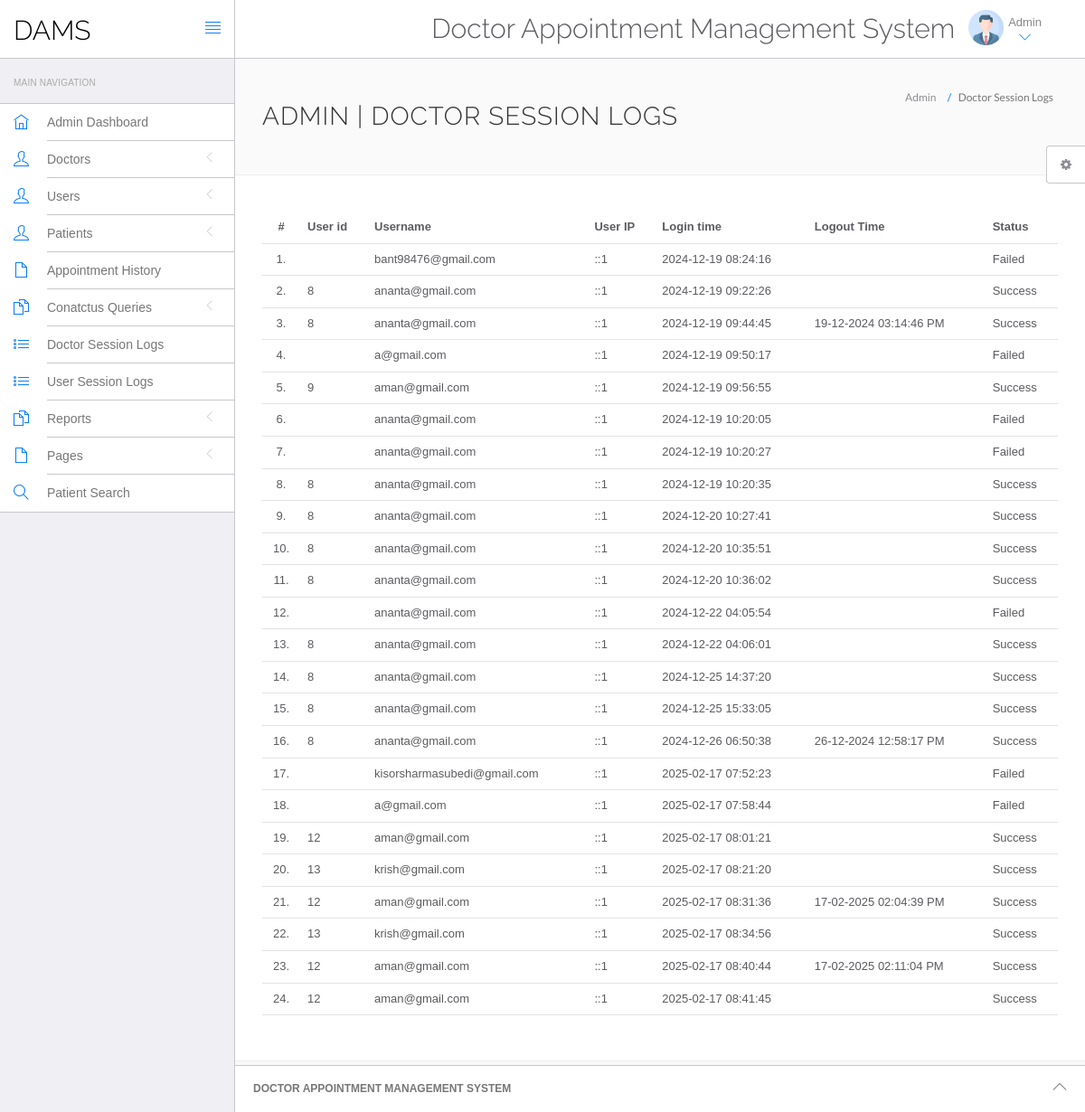
Screenshot of /dams/admin/doctor-logs.php (signed in) with the database file from the repository.
### tables this page shows
CREATE TABLE `doctorslog` (
  `id` int(11) NOT NULL,
  `uid` int(11) DEFAULT NULL,
  `username` varchar(255) DEFAULT NULL,
  `userip` binary(16) DEFAULT NULL,
  `loginTime` timestamp NULL DEFAULT current_timestamp(),
  `logout` varchar(255) DEFAULT NULL,
  `status` int(11) DEFAULT NULL
);

### dams/admin/doctor-logs.php (the view, shortened to what this page needs)
<?php
include('include/config.php');
if(strlen($_SESSION['id']==0)) {
 header('location:logout.php');
  } else{
?>
<!DOCTYPE html>
<html lang="en">
	<head>
		<link rel="stylesheet" href="vendor/bootstrap/css/bootstrap.min.css">
		<link rel="stylesheet" href="vendor/fontawesome/css/font-awesome.min.css">
		<link rel="stylesheet" href="vendor/themify-icons/themify-icons.min.css">
		<link href="vendor/animate.css/animate.min.css" rel="stylesheet" media="screen">
		<link href="vendor/perfect-scrollbar/perfect-scrollbar.min.css" rel="stylesheet" media="screen">
		<link href="vendor/switchery/switchery.min.css" rel="stylesheet" media="screen">
		<link href="vendor/bootstrap-touchspin/jquery.bootstrap-touchspin.min.css" rel="stylesheet" media="screen">
		<link href="vendor/select2/select2.min.css" rel="stylesheet" media="screen">
		<link href="vendor/bootstrap-datepicker/bootstrap-datepicker3.standalone.min.css" rel="stylesheet" media="screen">
		<link href="vendor/bootstrap-timepicker/bootstrap-timepicker.min.css" rel="stylesheet" media="screen">
		<link rel="stylesheet" href="assets/css/styles.css">
		<link rel="stylesheet" href="assets/css/plugins.css">
		<link rel="stylesheet" href="assets/css/themes/theme-1.css" id="skin_color" />
	</head>
	<body>
		<div id="app">
<?php include('include/sidebar.php');?>
			<div class="app-content">
					<?php include('include/header.php');?>
				<div class="main-content" >
					<div class="wrap-content container" id="container">
						<section id="page-title">
							<div class="row">
								<div class="col-sm-8">
									<h1 class="mainTitle">Admin  | Doctor Session Logs</h1>
																	</div>
								<ol class="breadcrumb">
									<li>
										<span>Admin </span>
									</li>
									<li class="active">
										<span>Doctor Session Logs</span>
									</li>
								</ol>
							</div>
						</section>
						<div class="container-fluid container-fullw bg-white">
									<div class="row">
								<div class="col-md-12">
									<table class="table table-hover" id="sample-table-1">
										<thead>
											<tr>
												<th class="center">#</th>
												<th class="hidden-xs">User id</th>
												<th>Username</th>
												<th>User IP</th>
												<th>Login time</th>
												<th>Logout Time </th>
												<th> Status </th>
											</tr>
										</thead>
										<tbody>
<?php
$sql=mysqli_query($con,"select * from doctorslog ");
$cnt=1;
while($row=mysqli_fetch_array($sql))
{
?>
											<tr>
												<td class="center"><?php echo $cnt;?>.</td>
												<td class="hidden-xs"><?php echo $row['uid'];?></td>
												<td class="hidden-xs"><?php echo $row['username'];?></td>
												<td><?php echo $row['userip'];?></td>
												<td><?php echo $row['loginTime'];?></td>
												<td><?php echo $row['logout'];?>
												</td>
												<td>
<?php if($row['status']==1)
{
	echo "Success";
}
else
{
	echo "Failed";
}?>
</td>
											</tr>
											<?php
$cnt=$cnt+1;
											 }?>
										</tbody>
									</table>
								</div>
							</div>
								</div>
					</div>
				</div>
			</div>
	<?php include('include/footer.php');?>
	<?php include('include/setting.php');?>
		</div>
	</body>
</html>
<?php } ?>

### dams/admin/include/sidebar.php (shortened to what this page needs)
<div class="sidebar app-aside" id="sidebar">
				<div class="sidebar-container perfect-scrollbar">
<nav>
						<div class="navbar-title">
							<span>Main Navigation</span>
						</div>
						<ul class="main-navigation-menu">
							<li>
								<a href="dashboard.php">
									<div class="item-content">
										<div class="item-media">
											<i class="ti-home"></i>
										</div>
										<div class="item-inner">
											<span class="title"> Admin Dashboard </span>
										</div>
									</div>
								</a>
							</li>
							<li>
								<a href="javascript:void(0)">
									<div class="item-content">
										<div class="item-media">
											<i class="ti-user"></i>
										</div>
										<div class="item-inner">
											<span class="title"> Doctors </span><i class="icon-arrow"></i>
										</div>
									</div>
								</a>
								</li>
				<li>
								<a href="javascript:void(0)">
									<div class="item-content">
										<div class="item-media">
											<i class="ti-user"></i>
										</div>
										<div class="item-inner">
											<span class="title"> Users </span><i class="icon-arrow"></i>
										</div>
									</div>
								</a>
								</li>
								<li>
								<a href="javascript:void(0)">
									<div class="item-content">
										<div class="item-media">
											<i class="ti-user"></i>
										</div>
										<div class="item-inner">
											<span class="title"> Patients </span><i class="icon-arrow"></i>
										</div>
									</div>
								</a>
								</li>
<li>
								<a href="appointment-history.php">
									<div class="item-content">
										<div class="item-media">
											<i class="ti-file"></i>
										</div>
										<div class="item-inner">
											<span class="title"> Appointment History </span>
										</div>
									</div>
								</a>
							</li>
				<li>
								<a href="javascript:void(0)">
									<div class="item-content">
										<div class="item-media">
											<i class="ti-files"></i>
										</div>
										<div class="item-inner">
											<span class="title"> Conatctus Queries </span><i class="icon-arrow"></i>
										</div>
									</div>
								</a>
								</li>
	<li>
								<a href="doctor-logs.php">
									<div class="item-content">
										<div class="item-media">
											<i class="ti-list"></i>
										</div>
										<div class="item-inner">
											<span class="title"> Doctor Session Logs </span>
										</div>
									</div>
								</a>
							</li>
							<li>
								<a href="user-logs.php">
									<div class="item-content">
										<div class="item-media">
											<i class="ti-list"></i>
										</div>
										<div class="item-inner">
											<span class="title"> User Session Logs </span>
										</div>
									</div>
								</a>
							</li>
				<li>
								<a href="javascript:void(0)">
									<div class="item-content">
										<div class="item-media">
											<i class="ti-files"></i>
										</div>
										<div class="item-inner">
											<span class="title"> Reports </span><i class="icon-arrow"></i>
										</div>
									</div>
								</a>
							</li>
				<li>
								<a href="javascript:void(0)">
									<div class="item-content">
										<div class="item-media">
											<i class="ti-file"></i>
										</div>
										<div class="item-inner">
											<span class="title"> Pages </span><i class="icon-arrow"></i>
										</div>
									</div>
								</a>
							</li>
								<li>
								<a href="patient-search.php">
									<div class="item-content">
										<div class="item-media">
											<i class="ti-search"></i>
										</div>
										<div class="item-inner">
											<span class="title"> Patient Search </span>
										</div>
									</div>
								</a>
							</li>
						</ul>
					</nav>
					</div>
			</div>

### dams/admin/include/header.php (shortened to what this page needs)
<header class="navbar navbar-default navbar-static-top">
					<div class="navbar-header">
						<a class="navbar-brand" href="#">
							<h2 style="padding-top:20%; color:#000 ">DAMS</h2>
						</a>
						<a href="#" class="sidebar-toggler pull-right visible-md visible-lg" data-toggle-class="app-sidebar-closed" data-toggle-target="#app">
							<i class="ti-align-justify"></i>
						</a>
					</div>
					<div class="navbar-collapse collapse">
						<ul class="nav navbar-right">
								<li  style="padding-top:2% ">
								<h2> Doctor Appointment Management System</h2>
							</li>
							<li class="dropdown current-user">
								<a href class="dropdown-toggle" data-toggle="dropdown">
									<img src="assets/images/profile.png" > <span class="username">
			Admin
									<i class="ti-angle-down"></i></i></span>
								</a>
							</li>
						</ul>
					</div>
				</header>

### dams/admin/include/footer.php
<footer>
				<div class="footer-inner">
					<div class="pull-left">
					<span class="text-bold text-uppercase">  Doctor Appointment Management System</span>
					</div>
					<div class="pull-right">
						<span class="go-top"><i class="ti-angle-up"></i></span>
					</div>
				</div>
			</footer>

### dams/admin/include/setting.php (shortened to what this page needs)
<div class="settings panel panel-default hidden-xs hidden-sm" id="settings">
				<button ct-toggle="toggle" data-toggle-class="active" data-toggle-target="#settings" class="btn btn-default">
					<i class="fa fa-spin fa-gear"></i>
				</button>
			</div>

### dams/admin/assets/css/plugins.css (style rules this page uses)
.perfect-scrollbar { overflow-y: hidden !important; }

### dams/admin/assets/css/themes/theme-1.css (style rules this page uses)
body { background: #FAFAFA; }
header .navbar-header { background: #ffffff !important; border-right-color: #c8c7cc !important; border-bottom-color: #c8c7cc !important; }
header .navbar-header .sidebar-toggler, header .navbar-header .sidebar-mobile-toggler { color: #007aff !important; }
header .navbar-header .navbar-brand { color: #777 !important; }
header .navbar-collapse { background: #ffffff !important; border-bottom-color: #c8c7cc !important; box-shadow: none !important; }
header .navbar-collapse .navbar-right > li > a { color: #777; }
header .navbar-collapse .navbar-right > li > a i { color: #007aff !important; }
#sidebar { background: #EFEFF4 !important; }
#sidebar:before { border-right-width: "1px" !important; border-right-style: solid; border-right-color: #c8c7cc !important; }
#sidebar nav { border-right-width: "1px" !important; border-right-style: solid; border-right-color: #c8c7cc !important; }
#sidebar nav .navbar-title { color: #aaaaaa; }
#sidebar nav > ul { background: #ffffff !important; border-bottom-color: #c8c7cc !important; border-top-color: #c8c7cc !important; }
#sidebar nav > ul > li > a .item-media > i { color: #007aff !important; }
#sidebar nav > ul > li > a .item-inner { color: #777 !important; border-bottom-color: #c8c7cc; }
#app > footer { background: #ffffff !important; border-top-color: #c8c7cc !important; color: #777; }

### rows the page displays
doctorslog: username "bant98476@gmail.com", userip "::1", loginTime "2024-12-19 08:24:16", status "Failed"
doctorslog: uid "8", username "ananta@gmail.com", userip "::1", loginTime "2024-12-19 09:22:26", status "Success"
doctorslog: uid "8", username "ananta@gmail.com", userip "::1", loginTime "2024-12-19 09:44:45", logout "19-12-2024 03:14:46 PM", status "Success"
doctorslog: username "a@gmail.com", userip "::1", loginTime "2024-12-19 09:50:17", status "Failed"
doctorslog: uid "9", username "aman@gmail.com", userip "::1", loginTime "2024-12-19 09:56:55", status "Success"
doctorslog: username "ananta@gmail.com", userip "::1", loginTime "2024-12-19 10:20:05", status "Failed"
doctorslog: username "ananta@gmail.com", userip "::1", loginTime "2024-12-19 10:20:27", status "Failed"
doctorslog: uid "8", username "ananta@gmail.com", userip "::1", loginTime "2024-12-19 10:20:35", status "Success"
doctorslog: uid "8", username "ananta@gmail.com", userip "::1", loginTime "2024-12-20 10:27:41", status "Success"
doctorslog: uid "8", username "ananta@gmail.com", userip "::1", loginTime "2024-12-20 10:35:51", status "Success"
doctorslog: uid "8", username "ananta@gmail.com", userip "::1", loginTime "2024-12-20 10:36:02", status "Success"
doctorslog: username "ananta@gmail.com", userip "::1", loginTime "2024-12-22 04:05:54", status "Failed"
doctorslog: uid "8", username "ananta@gmail.com", userip "::1", loginTime "2024-12-22 04:06:01", status "Success"
doctorslog: uid "8", username "ananta@gmail.com", userip "::1", loginTime "2024-12-25 14:37:20", status "Success"
doctorslog: uid "8", username "ananta@gmail.com", userip "::1", loginTime "2024-12-25 15:33:05", status "Success"
doctorslog: uid "8", username "ananta@gmail.com", userip "::1", loginTime "2024-12-26 06:50:38", logout "26-12-2024 12:58:17 PM", status "Success"
doctorslog: username "kisorsharmasubedi@gmail.com", userip "::1", loginTime "2025-02-17 07:52:23", status "Failed"
doctorslog: username "a@gmail.com", userip "::1", loginTime "2025-02-17 07:58:44", status "Failed"
doctorslog: uid "12", username "aman@gmail.com", userip "::1", loginTime "2025-02-17 08:01:21", status "Success"
doctorslog: uid "13", username "krish@gmail.com", userip "::1", loginTime "2025-02-17 08:21:20", status "Success"
doctorslog: uid "12", username "aman@gmail.com", userip "::1", loginTime "2025-02-17 08:31:36", logout "17-02-2025 02:04:39 PM", status "Success"
doctorslog: uid "13", username "krish@gmail.com", userip "::1", loginTime "2025-02-17 08:34:56", status "Success"
doctorslog: uid "12", username "aman@gmail.com", userip "::1", loginTime "2025-02-17 08:40:44", logout "17-02-2025 02:11:04 PM", status "Success"
doctorslog: uid "12", username "aman@gmail.com", userip "::1", loginTime "2025-02-17 08:41:45", status "Success"
